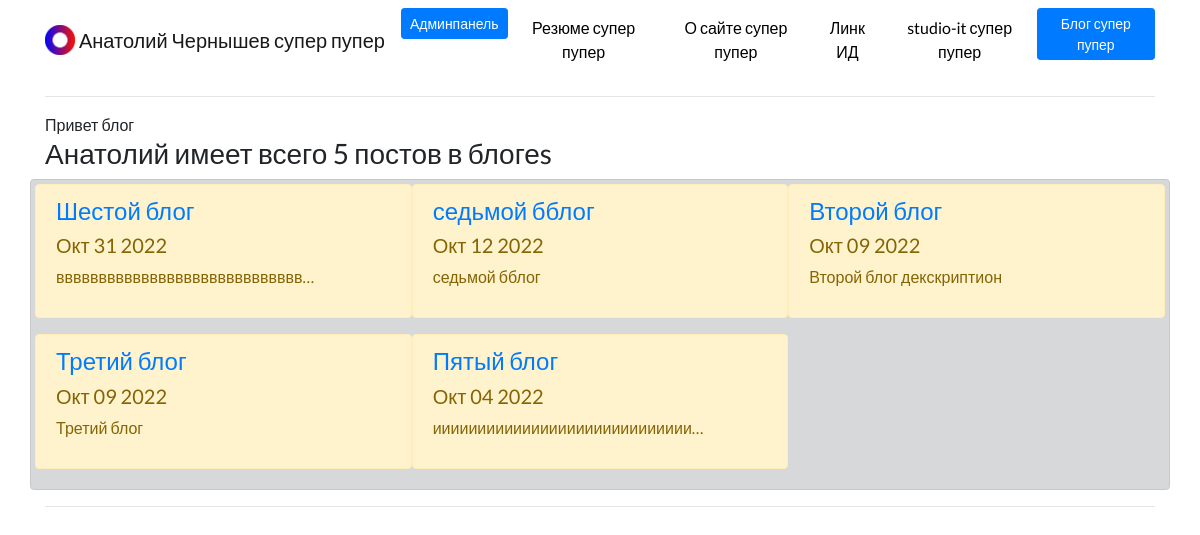
Screenshot of /blog/ with the database file from the repository.
### blog/models.py (models this page shows, shortened)
class Blog(models.Model):
    title = models.CharField(max_length=200)
    description = models.TextField()
    date = models.DateField()

### blog/views.py (the view)
# urls.py: path('', views.all_blogs, name='all_blogs'),
def all_blogs(request):
    blog_count = Blog.objects.count
    blogs = Blog.objects.order_by('-date')[:5]
    return render(request, 'blog/all_blogs.html',{'blogs':blogs})

### blog/templates/blog/all_blogs.html
{% extends 'portfolio/base.html' %}
{% block content %}
Привет блог
<h3>Анатолий имеет всего {{ blogs.count }} постов в блоге{{ blogs.count|pluralize}}</h3>
<div class="row  p-1 alert alert-dark">
	{% for blog in blogs %}
	<div class="col-md-4 alert alert-warning  ">
		<a href="{% url 'blog:detail' blog.id %}">
			<h4>{{ blog.title }}</h4>
		</a>
		<h5>{{ blog.date|date:'M d Y' }}</h5>
		<p>{{ blog.description|safe|truncatechars:30 }}</p>
	</div>
	{% endfor %}
</div>
{% endblock %}

### portfolio/static/portfolio/custom.css (style rules this page uses)
body { font-family: 'Lato', sans-serif; }

### rows the page displays
Blog: title "Шестой блог", date "Окт 31 2022", description "ввввввввввввввввввввввввввввв…"
Blog: title "седьмой бблог", date "Окт 12 2022", description "седьмой бблог"
Blog: title "Второй блог", date "Окт 09 2022", description "Второй блог декскриптион"
Blog: title "Третий блог", date "Окт 09 2022", description "Третий блог"
Blog: title "Пятый блог", date "Окт 04 2022", description "иииииииииииииииииииииииииииии…"

### other values shown
{{ blogs.count }} "5"
